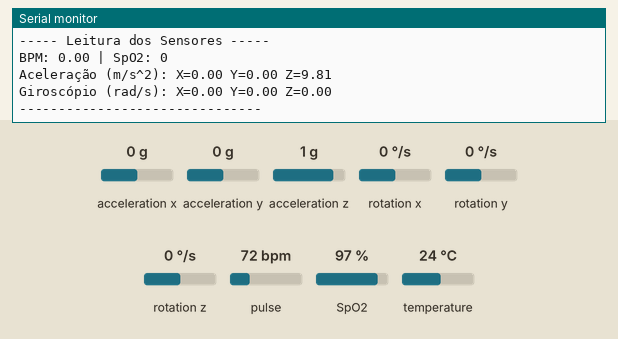
Recording of a sketch running on a simulated ESP32. On the bench: the last lines printed to the serial monitor. Inputs (shaded band) come from the test bench; at power-on: acceleration x 0 g, acceleration y 0 g, acceleration z 1 g, rotation x 0 °/s, rotation y 0 °/s, rotation z 0 °/s, pulse 72 bpm, SpO2 97 %, temperature 24 °C.

Above: at 2.2 s.
2.3 s: acceleration x set to -1.4 g
At 3.6 s:
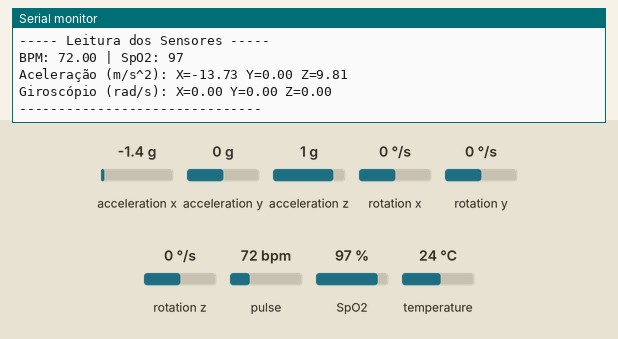
3.8 s: acceleration y set to -1.4 g
At 4.9 s:
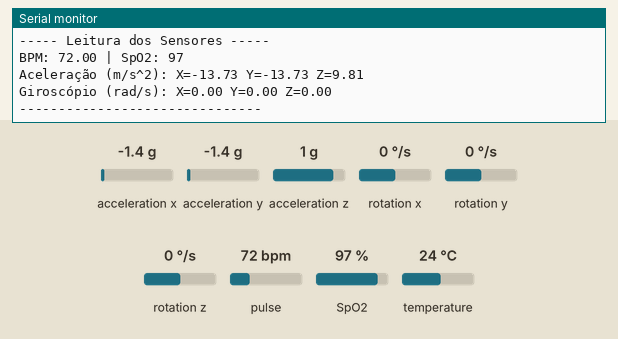
5.3 s: acceleration z set to -1.4 g
At 6.6 s:
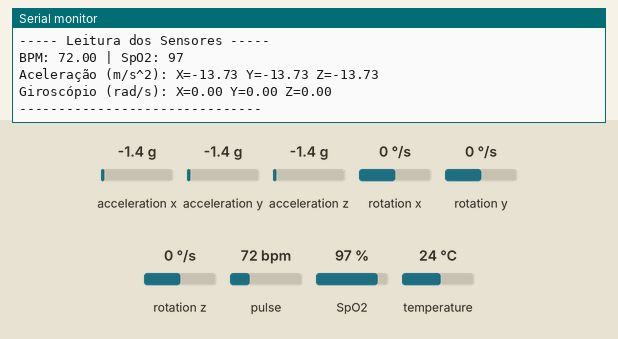
6.8 s: rotation x set to -192 °/s
At 7.9 s:
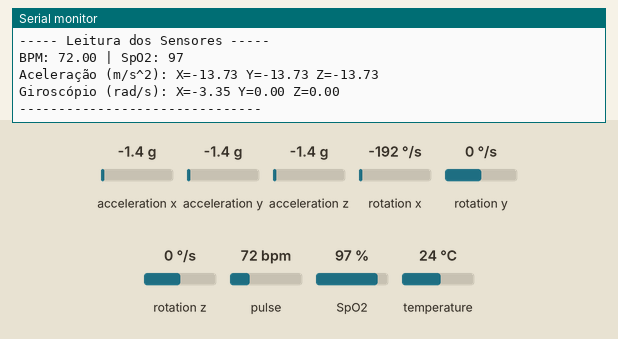
8.3 s: rotation y set to -192 °/s
At 9.9 s:
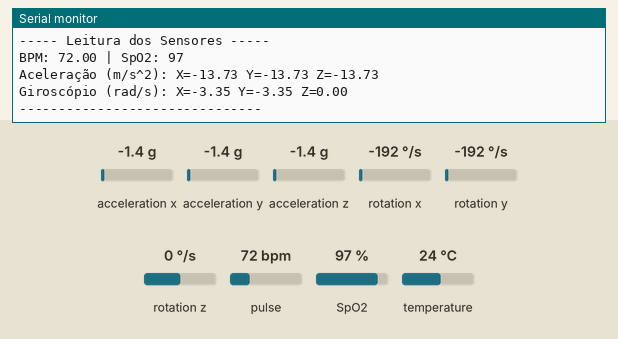

Measured:
- after the input at 2.3 s, the serial monitor: prints a new line after 0.73 s (image 1)
- after the input at 3.8 s, the serial monitor: prints a new line after 0.25 s (image 2)
- after the input at 5.3 s, the serial monitor: prints a new line after 0.77 s (image 3)
- after the input at 6.8 s, the serial monitor: prints a new line after 0.29 s (image 4)
- after the input at 8.3 s, the serial monitor: prints a new line after 0.81 s (image 5)

The sketch:

sketch_may28a.ino
```cpp
#include <Wire.h>
#include <Adafruit_MPU6050.h>
#include <Adafruit_Sensor.h>
#include <MAX30100_PulseOximeter.h>

// Definições dos pinos I2C
#define SDA_PIN 21
#define SCL_PIN 22

// Instâncias dos sensores
Adafruit_MPU6050 mpu;
PulseOximeter pox;

// Controle de tempo
uint32_t tsLastReport = 0;

void setup() {
  Serial.begin(115200);
  delay(1000);

  // Inicializa I2C
  Wire.begin(SDA_PIN, SCL_PIN);

  // Inicializa MPU6050
  Serial.println("Inicializando MPU6050...");
  if (!mpu.begin()) {
    Serial.println("Falha ao encontrar MPU6050. Verifique a conexão.");
    while (true);
  }
  Serial.println("MPU6050 pronto.");

  // Inicializa MAX30100
  Serial.println("Inicializando MAX30100...");
  if (!pox.begin()) {
    Serial.println("Falha ao iniciar MAX30100. Verifique a conexão.");
    while (true);
  }
  pox.setIRLedCurrent(MAX30100_LED_CURR_24MA);  // Corrente ajustável
  Serial.println("MAX30100 pronto.");
}

void loop() {
  // Atualiza o estado do sensor MAX30100
  pox.update();

  // Lê dados do MPU6050
  sensors_event_t a, g, temp;
  mpu.getEvent(&a, &g, &temp);

  // Exibe os dados a cada 1 segundo
  if (millis() - tsLastReport > 1000) {
    Serial.println("----- Leitura dos Sensores -----");

    // Dados do MAX30100
    Serial.print("BPM: ");
    Serial.print(pox.getHeartRate());
    Serial.print(" | SpO2: ");
    Serial.println(pox.getSpO2());

    // Dados do MPU6050
    Serial.print("Aceleração (m/s^2): X=");
    Serial.print(a.acceleration.x);
    Serial.print(" Y=");
    Serial.print(a.acceleration.y);
    Serial.print(" Z=");
    Serial.println(a.acceleration.z);

    Serial.print("Giroscópio (rad/s): X=");
    Serial.print(g.gyro.x);
    Serial.print(" Y=");
    Serial.print(g.gyro.y);
    Serial.print(" Z=");
    Serial.println(g.gyro.z);

    Serial.println("-------------------------------");
    tsLastReport = millis();
  }
}
```
